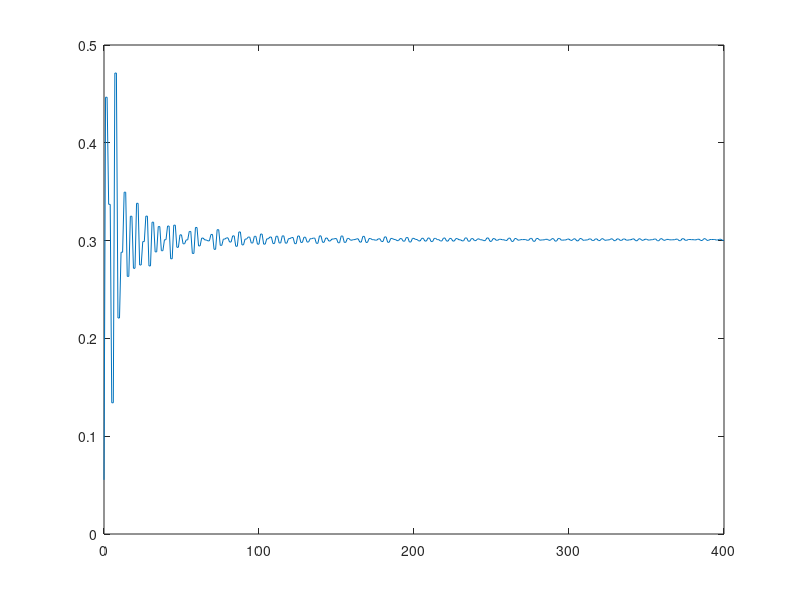

The MATLAB script that drew this image:
clear;
clc;
format long
tic;

%% paramter
myseed = 1;
rng(myseed)

L = 100;
num_T = 200;
T = 0:2*num_T;
nT = 2*num_T+1;
len = 2^L;
g0 = pi/2+0.0;
J0 = -1;
g1 = pi/2+0.1;
k = (1/L:2/L:(L-1)/L)';
k_full = (-(L-1)/L:2/L:(L-1)/L)';
k0 = (0:2/L:(L-2)/L)';
x = (0:L-1)';
xx = (1:L)';

% expHk_store = cell(L/2,1);
Hk0_store = cell(L/2,1);
phik0_1 = zeros(L/2,1);
phik0_2 = zeros(L/2,1);
e_GS = zeros(L/2,1);

%% initial state
for i = 1:L/2
    Hk0 = 2*[g0+J0*cospi(k(i)) -1i*J0*sinpi(k(i));
                1i*J0*sinpi(k(i)) -g0-J0*cospi(k(i))];
    Hk0_store{i} = Hk0;
    [V,D] = eig(Hk0);
    phik0_1(i) = V(1,1);
    phik0_2(i) = V(2,1);
    e_GS(i) = D(1,1);
end
e_GS_sum = sum(e_GS);

%% time evolution
% expHk_11 = fact*(cc + 1i*ss*cospi(k));
% expHk_22 = conj(expHk_11);
% expHk_12 = -fact*ss*sinpi(k);
% expHk_21 = -conj(expHk_12);

fact = -exp(-2i*g1);
cc = cos(2*J0);
ss = sin(2*J0);

expHkz_11 = fact;
expHkz_22 = conj(expHkz_11);

expHkxx_11 = cc - 1i*ss*cospi(k);
expHkxx_22 = conj(expHkxx_11);
expHkxx_12 = -ss*sinpi(k);
expHkxx_21 = -conj(expHkxx_12);
norm_expHkxx = expHkxx_11.*expHkxx_22 - expHkxx_12.*expHkxx_21;

phik_1 = phik0_1;
phik_2 = phik0_2;
phit_1_store = zeros(L/2,nT);
phit_2_store = zeros(L/2,nT);
phit_1_store(:,1) = phik0_1;
phit_2_store(:,1) = phik0_2;

sz1sz2 = zeros(1,nT);
Cr = zeros(L,nT);
Fr = zeros(L,nT);
n = zeros(1,nT);
n1n2 = zeros(1,nT);
n(1) = 2*(phik_1'*phik_1)/L;
Cr(:,1) = 2*(abs(phik_1).^2)'*cospi(k*x')/L;
Fr(:,1) = -2i*(phik_1.*conj(phik_2))'*sinpi(k*x')/L;
n1n2(1) = n(1)^2 + Fr(2)^2 - Cr(2)^2;
sz1sz2(1) = 1-4*n(1)+4*n1n2(1);

for i = 1:num_T
    phik_1t = expHkxx_11.*phik_1 + expHkxx_12.*phik_2;
    phik_2 = expHkxx_21.*phik_1 + expHkxx_22.*phik_2;
    phik_1 = phik_1t;
    phit_1_store(:,2*i) = phik_1;
    phit_2_store(:,2*i) = phik_2;

    n(2*i) = 2*(phik_1'*phik_1)/L;
    Cr(:,2*i) = 2*(abs(phik_1).^2)'*cospi(k*x')/L;
    Fr(:,2*i) = -2i*(phik_1.*conj(phik_2))'*sinpi(k*x')/L;
    n1n2(2*i) = n(2*i)^2 + Fr(2)*conj(Fr(2)) - Cr(2)^2;
    sz1sz2(2*i) = 1-4*n(2*i)+4*n1n2(2*i);

    phik_1 = expHkz_11.*phik_1;
    phik_2 = expHkz_22.*phik_2;
    phit_1_store(:,2*i+1) = phik_1;
    phit_2_store(:,2*i+1) = phik_2;

    n(2*i+1) = 2*(phik_1'*phik_1)/L;
    Cr(:,2*i+1) = 2*(abs(phik_1).^2)'*cospi(k*x')/L;
    Fr(:,2*i+1) = -2i*(phik_1.*conj(phik_2))'*sinpi(k*x')/L;
    n1n2(2*i+1) = n(2*i+1)^2 + Fr(2)*conj(Fr(2)) - Cr(2)^2;
    sz1sz2(2*i+1) = 1-4*n(2*i+1)+4*n1n2(2*i+1);
end

%% calculate observable

figure;
set(gcf, 'position', [250 70 1400 900]);
% subplot(2,1,1)
% plot(T,sz1sz2);
plot(T,n);

toc;